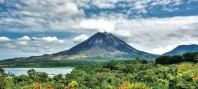
#> input picture arenal.jpg, 198 x 89 px
$ python P4.py
#> lines starting #> are read from the running program, lines starting #| are printed output that depends on the picture
# -*- coding: utf-8 -*-
"""
Julio 2021 - I Semestre

@author: Ricardo Yock
"""

# Proyecto 4 Modelos probabilísticos de señales y sistemas (IE-0405)

# Librerías utilizadas

from PIL import Image
import numpy as np
import matplotlib.pyplot as plt
import time
from scipy import fft


#**************************************************************************
# 4.1 Modulación 16-QAM
#**************************************************************************

def fuente_info(imagen):
    # Convertimos la imagen en un arreglo de pixeles utilizando la librería de nunmpy

#> called with imagen = 'arenal.jpg'
    img = Image.open(imagen)
#> img is the input picture: PIL image 198x89 RGB; mean R, G, B 129.7, 152.6, 147.8

    return np.array(img)


def rgb_a_bit(imagen):
    '''Convertimos los pixeles de base decimal a binaria. '''

    x, y, z = imagen.shape                  # Dimensiones de la imagen
    n_pixeles = x * y * z                   # Número total de pixeles
    pixeles = np.reshape(imagen, n_pixeles) # Vector unidimensional de n_pixeles

    # Convertir los canales a base 2
    bits = [format(pixel,'08b') for pixel in pixeles]
    bits_Rx = np.array(list(''.join(bits)))

    return bits_Rx.astype(int)


''' Se separará el modulador seno y coseno por simplicidad.'''

# Moduladora coseno

def modcoseno(bits, fc, mpp):

    N = len(bits) # Cantidad de bits
    Tc = 1 / fc
    t_periodo = np.linspace(0, Tc, mpp)
    portcoseno = np.cos(2*np.pi*fc*t_periodo)

    # Inicializar la señal modulada s(t)
    t_simulacion     = np.linspace(0, N*Tc, N*mpp)
    senal_Txcoseno   = np.zeros(t_simulacion.shape)
    moduladoracoseno = np.zeros(t_simulacion.shape)  # Señal de información

    # Formas de onda según los bits
    for i in range(0, len(bits), 4):
        if bits[i] == 0 and bits[i+1] == 0:
            senal_Txcoseno[i*mpp : (i+1)*mpp] = portcoseno * -3
            moduladoracoseno[i*mpp : (i+1)*mpp] = 0

        elif bits[i] == 0 and bits[i+1] == 1:
            senal_Txcoseno[i*mpp : (i+1)*mpp] = portcoseno * -1
            moduladoracoseno[i*mpp : (i+1)*mpp] = 0

        elif bits[i] == 1 and bits[i+1] == 1:
            senal_Txcoseno[i*mpp : (i+1)*mpp] = portcoseno * 1
            moduladoracoseno[i*mpp : (i+1)*mpp] = 1

        elif bits[i] == 1 and bits[i+1] == 0:
            senal_Txcoseno[i*mpp : (i+1)*mpp] = portcoseno * 3
            moduladoracoseno[i*mpp : (i+1)*mpp] = 1
        else:
            pass

    # Potencia promedio de la señal modulada
    Pmcoseno = (1 / (N*Tc)) * np.trapz(pow(senal_Txcoseno, 2), t_simulacion)

    return senal_Txcoseno, Pmcoseno, portcoseno, moduladoracoseno


# Moduladora seno

def modseno(bits, fc, mpp):

    N = len(bits) # Cantidad de bits
    Tc = 1 / fc
    t_periodo = np.linspace(0, Tc, mpp)
    portseno = np.cos(2*np.pi*fc*t_periodo)

    # Inicializar la señal modulada s(t)
    t_simulacion   = np.linspace(0, N*Tc, N*mpp)
    senal_Txseno   = np.zeros(t_simulacion.shape)
    moduladoraseno = np.zeros(t_simulacion.shape)  # señal de información

    # Formas de onda según los bits
    for i in range(0, len(bits), 4):
        if bits[i+2] == 0 and bits[i+3] == 0:
            senal_Txcoseno[i*mpp : (i+1)*mpp] = portcoseno * 3
            moduladoracoseno[i*mpp : (i+1)*mpp] = 1

        elif bits[i+2] == 0 and bits[i+3] == 1:
            senal_Txcoseno[i*mpp : (i+1)*mpp] = portcoseno * 1
            moduladoracoseno[i*mpp : (i+1)*mpp] = 1

        elif bits[i+2] == 1 and bits[i+3] == 1:
            senal_Txcoseno[i*mpp : (i+1)*mpp] = portcoseno * -1
            moduladoracoseno[i*mpp : (i+1)*mpp] = 0

        elif bits[i+2] == 1 and bits[i+3] == 0:
            senal_Txcoseno[i*mpp : (i+1)*mpp] = portcoseno * -3
            moduladoracoseno[i*mpp : (i+1)*mpp] = 0
        else:
            pass

    # Potencia promedio de la señal modulada
    Pmseno = (1 / (N*Tc)) * np.trapz(pow(senal_Txseno, 2), t_simulacion)

    return senal_Txseno, Pmseno, portseno, moduladoraseno


def canal_ruidoso(signal_Txx, Pm, SNR):

    # Un bloque que simula ruido AWGN.

    Pn = Pm / pow(10, SNR/10)                                  # Potencia del ruido generado por el canal
    ruido = np.random.normal(0, np.sqrt(Pn), signal_Txx.shape) # Ruido AWGN
    senal_Rx = signal_Txx + ruido                              # Señal distorsionada por el canal ruidoso

    return senal_Rx


def demodulador(senal_Rx, portcoseno, portseno, mpp):

    # El demodulador decodifica la señal mediante la detección de energía.

    portadora = portcoseno + portseno # Suma de las dos señales portadoras ortogonales.
    M = len(senal_Rx) # Cantidad de muestras en senal_Rx
    N = int(M / mpp) # Cantidad de bits en transmisión
    bits_Rx = np.zeros(N) # Vector para bits obtenidos por la demodulación
    senal_demodulada = np.zeros(M) # Vector para la señal demodulada
    Es = np.sum(portadora**2) # Energía de un período de la portadora

    # Demodulación
    for i in range(N):
        # Producto interno de dos funciones
        producto = senal_Rx[i*mpp : (i+1)*mpp] * portcoseno + senal_Rx[i*mpp : (i+1)*mpp] * portseno
        senal_demodulada[i*mpp : (i+1)*mpp] = producto
        Ep = np.sum(producto)

        # Criterio de decisión por detección de energía
        if Ep > Es*0.8:
            bits_Rx[i] = 1
        else:
            bits_Rx[i] = 0

    return bits_Rx.astype(int), senal_demodulada


def bits_a_rgb(bits_Rx, dimensiones):
    # Función que decodifica los bits recuperados en el proceso de demodulación

    '''
    :param: Un vector de bits 1 x k
    :param dimensiones: Tupla con dimensiones de la img.
    :return: Un array con los pixeles reconstruidos
    '''
    # Cantidad de bits
    N = len(bits_Rx)

    # Se reconstruyen los canales RGB
    bits = np.split(bits_Rx, N / 8)

    # Se decofican los canales:
    canales = [int(''.join(map(str, canal)), 2) for canal in bits]
    pixeles = np.reshape(canales, dimensiones)

    return pixeles.astype(np.uint8)


''' Entrega de información '''


# Parámetros
fc = 5000  # frecuencia de la portadora
mpp = 40   # muestras por periodo de la portadora
SNR = 0    # relación señal-a-ruido del canal

# Iniciar medición del tiempo de simulación
inicio = time.time()

# 1. Importar y convertir la imagen a trasmitir
imagen_Tx = fuente_info('arenal.jpg')
dimensiones = imagen_Tx.shape
#> dimensiones = (89, 198, 3)

# 2. Codificar los pixeles de la imagen
bits_Tx = rgb_a_bit(imagen_Tx)
#> in rgb_a_bit, `bits = [format(pixel,'08b') for pixel in pixeles]`: bits = 52866 items

# 3.1 Moduladora coseno
senal_Txcoseno, Pmcoseno, portcoseno, moduladoracoseno= modcoseno(bits_Tx, fc, mpp)
#> in modcoseno, `N = len(bits)`: N = 422928
#> the loop in modcoseno, `for i in range(0, len(bits), 4):` made 105732 passes
#> i on passes 2 to 4: 4, 8, 12
#> in modcoseno, `Pmcoseno = (1 / (N*Tc)) * np.trapz(pow(senal_Txcoseno, 2), t_simulacion)`: Pmcoseno = 0.613
#> Pmcoseno = 0.613; portcoseno = 40 values, max 1 at index 0, min -0.997 at index 19, mean 0.025

# 3.2 Moduladora seno
senal_Txseno, Pmseno, portseno, moduladoraseno= modseno(bits_Tx, fc, mpp)
#> in modseno, `N = len(bits)`: N = 422928
#> the loop in modseno, `for i in range(0, len(bits), 4):` made 105732 passes
#> in modseno, `Pmseno = (1 / (N*Tc)) * np.trapz(pow(senal_Txseno, 2), t_simulacion)`: Pmseno = 0
#> Pmseno = 0; portseno has the same summary as portcoseno

#definiciones

portadora  = portcoseno + portseno
#> portadora = 40 values, max 2 at index 0, min -1.99 at index 19, mean 0.05
Pm         = Pmcoseno + Pmseno
#> Pm = 0.613
signal_Txx = senal_Txcoseno + senal_Txseno
moduladora = moduladoracoseno + moduladoraseno

# 4. Se transmite la señal modulada, por un canal ruidoso
senal_Rx = canal_ruidoso(signal_Txx, Pm, SNR)

# 5. Se desmodula la señal recibida del canal
bits_Rx, senal_demodulada = demodulador(senal_Rx, portcoseno, portseno, mpp)
#> in demodulador, `M = len(senal_Rx)`: M = 16917120
#> in demodulador, `N = int(M / mpp)`: N = 422928
#> in demodulador, `Es = np.sum(portadora**2)`: Es = 82
#> the loop in demodulador, `for i in range(N):` made 422928 passes
#> Ep on passes 1 to 3: -114.6, -0.918, 2.09

# 6. Se visualiza la imagen recibida
imagen_Rx = bits_a_rgb(bits_Rx, dimensiones)
#> in bits_a_rgb, `N = len(bits_Rx)`: N = 422928
#> in bits_a_rgb, `bits = np.split(bits_Rx, N / 8)`: bits = 52866 items
#> in bits_a_rgb, `pixeles = np.reshape(canales, dimensiones)`:
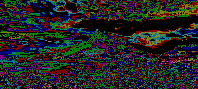
#> pixeles: shape (89, 198, 3) int64; mean of channels 0, 1, 2 32.9, 35, 32.2; drawn as R, G, B
Fig = plt.figure(figsize=(10,6))

# Cálculo del tiempo de simulación
print('Duración de la simulación: ', time.time() - inicio)

# 7. Calcular número de errores
errores = sum(abs(bits_Tx - bits_Rx))
#> errores = 217540
BER = errores/len(bits_Tx)
#> BER = 0.514
print('{} errores, para un BER de {:0.4f}.'.format(errores, BER))
#| 217540 errores, para un BER de 0.5144.

# Mostrar imagen transmitida
ax = Fig.add_subplot(1, 2, 1)
imgplot = plt.imshow(imagen_Tx)
ax.set_title('Transmitido')

# Mostrar imagen recuperada
ax = Fig.add_subplot(1, 2, 2)
imgplot = plt.imshow(imagen_Rx)
ax.set_title('Recuperado')
Fig.tight_layout()

plt.imshow(imagen_Rx)

# Visualizar el cambio entre las señales
fig, (ax1, ax2, ax3, ax4) = plt.subplots(nrows=4, sharex=True, figsize=(14, 7))

# La onda cuadrada moduladora (bits de entrada)
ax1.plot(moduladora[0:600], color='r', lw=2)
ax1.set_ylabel('$b(t)$')

# La señal modulada con 16-QAM
ax2.plot(signal_Txx[0:600], color='g', lw=2)
ax2.set_ylabel('$s(t)$')

# La señal modulada al dejar el canal
ax3.plot(senal_Rx[0:600], color='b', lw=2)
ax3.set_ylabel('$s(t) + n(t)$')

# La señal demodulada
ax4.plot(senal_demodulada[0:600], color='m', lw=2)
ax4.set_ylabel('$b^{\prime}(t)$')
ax4.set_xlabel('$t$ / milisegundos')
fig.tight_layout()
plt.show()
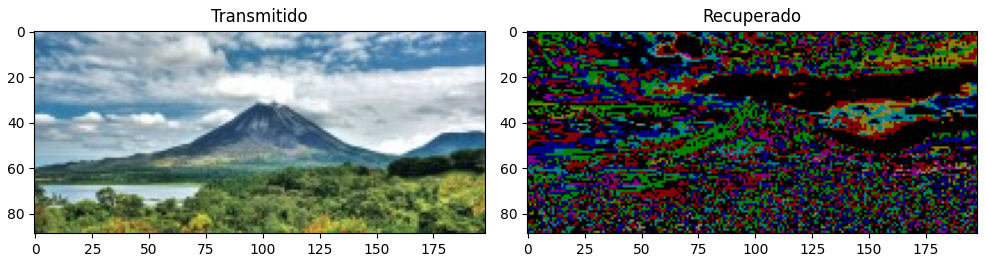
#> figure drawn by matplotlib, 2 panels
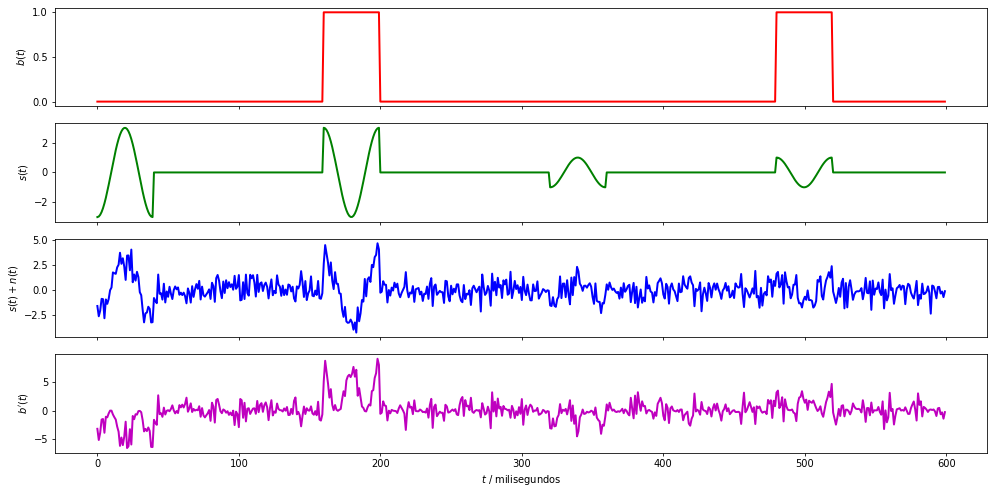
#> figure drawn by matplotlib, 4 panels; panel 4: curve peaks at x = 198, y = 9.19


#**************************************************************************
# 4.2. Estacionariedad y ergodicidad
#**************************************************************************


t_final   = 0.1
T_per     = 100	# tiempo en segundos
tmuestreo = np.linspace(0, t_final, T_per)

# Inicialización del proceso aleatorio X(t) con Nr = 4 realizaciones
realizaciones = 4
x_t = np.empty((realizaciones, len(tmuestreo)))	# Nr = 4 funciones del tiempo x(t) con T puntos

# Creación de las muestras del proceso x(t) (A y Z independientes)
A_j = [-1,1]
vacos =  np.cos(2*(np.pi)*fc*tmuestreo)
vasen =  np.sin(2*(np.pi)*fc*tmuestreo)

for i in A_j:
    X = i*vacos + i*vasen
    Y = -i*vacos + i*vasen
    x_t[i,:] = X
    x_t[i+1,:] = Y
    plt.plot(tmuestreo, X)
    plt.plot(tmuestreo, Y)


# Promedio de las N realizaciones en cada instante (cada punto en t)
P = [np.mean(x_t[:,i]) for i in range(len(tmuestreo))]
plt.plot(tmuestreo, P, lw=6, color = '#0B5394', label = 'Promedio')

# Graficar el resultado teórico del valor esperado
E = np.mean(signal_Txx)*tmuestreo
#> E = 100 values, max 0 at index 0, min -1.67e-05 at index 99, mean -8.36e-06
plt.plot(tmuestreo, E, '-.', lw=4, color='#EA9999', label = 'Teórico')

# Mostrar las realizaciones, y su promedio calculado y teórico
plt.title('Realizaciones del proceso aleatorio $X(t)$')
plt.xlabel('$t$')
plt.ylabel('$x_i(t)$')
plt.show()
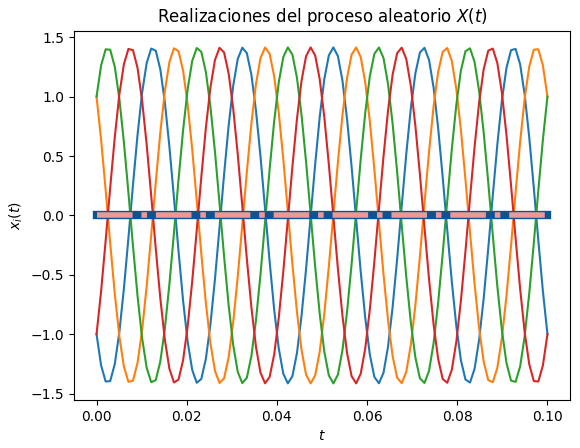
#> figure drawn by matplotlib, 1 panel; curve peaks at x = 0.0525, y = 1.41; curve peaks at x = 0.0576, y = 1.41; curve peaks at x = 0.0424, y = 1.41


#**************************************************************************
# 4.3 Densidad espectral de potencia
#**************************************************************************

#> (the run stopped early here; a loop or call above may not have finished)
